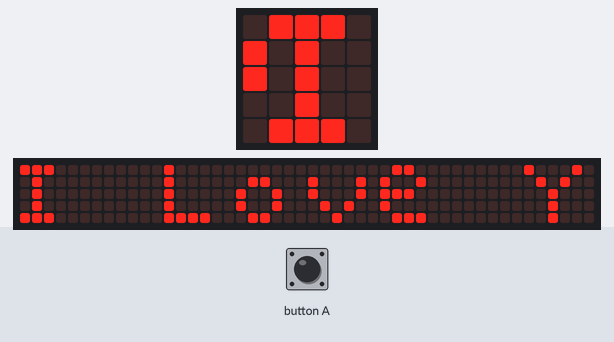
A program run on a simulated BBC micro:bit (MakeCode). Parts: the board's 5×5 LED display, a strip that is not on the board, showing the scrolling text unrolled. The test bench sets the inputs (shaded band). The 48×5 strip is a reading aid, not a part: it shows the text the display is scrolling, unrolled, one strip-width of it at a time.

Above: at 1.27 s.
1.3 s: button A pressed for 0.15 s
At 10.7 s:
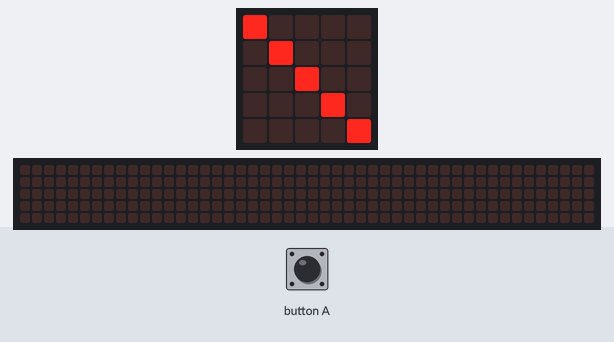
At 11.3 s:
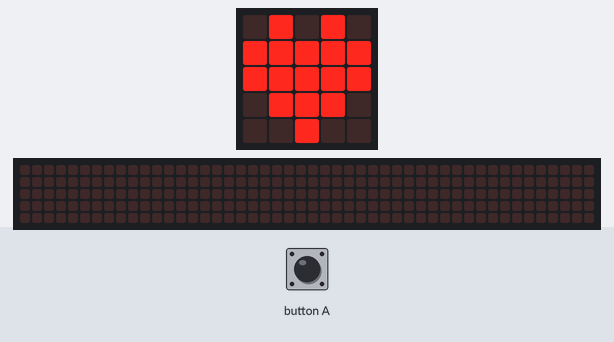

The program:

main.ts
```typescript
input.onButtonPressed(Button.A, function () {
    basic.showLeds(`
        # . . . .
        . # . . .
        . . # . .
        . . . # .
        . . . . #
        `)
})
basic.forever(function () {
    basic.showIcon(IconNames.Heart)
    basic.showString("I Love You")
})
```

test.ts
```typescript
// 在這裡測試；當此封包作為擴充功能時，將不會編譯此內容。
```

Measured:
- after the input at 1.3 s, the display: first differs from a run without the input after 9.2 s (image 1)
- what the display in image 1 shows lasts 0.4 s, from 10.5 s to 10.9 s
- what the display in image 2 shows lasts 0.6 s, from 10.9 s to 11.5 s
